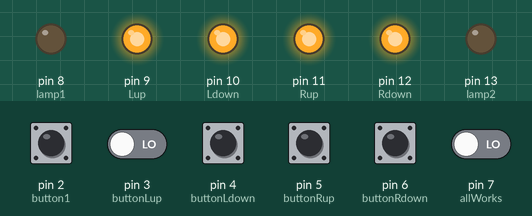
This sketch was run on a simulated Arduino Uno, built with avr-gcc and run on an emulated ATmega328P. On the bench: output pins drawn as LEDs (lit = HIGH). The test bench sets the inputs (shaded band); at power-on: pin 2 (button1), pin 3 (buttonLup), pin 4 (buttonLdown), pin 5 (buttonRup), pin 6 (buttonRdown), pin 7 (allWorks) LOW.

Above: at 1.2 s.
1.3 s: pin 2 (button1) pulled HIGH for 0.15 s
At 4.2 s:
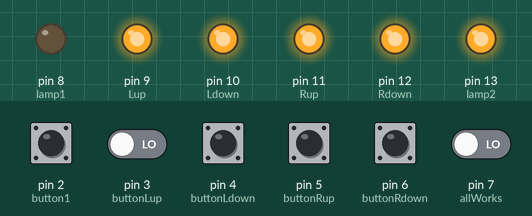
4.4 s: pin 2 (button1) driven HIGH and pin 3 (buttonLup) driven HIGH
7.4 s: pin 5 (buttonRup) pulled HIGH for 1 s
At 9.7 s:
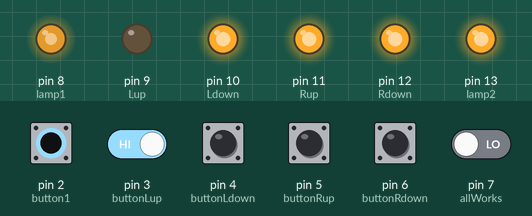
10.4 s: pin 3 (buttonLup) driven LOW
At 11.6 s:
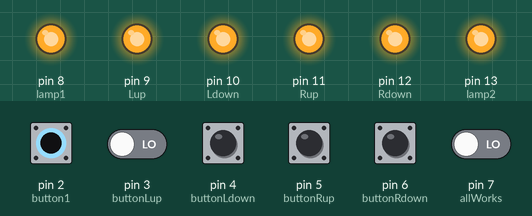
11.9 s: pin 4 (buttonLdown) pulled HIGH for 0.15 s
At 13.3 s:
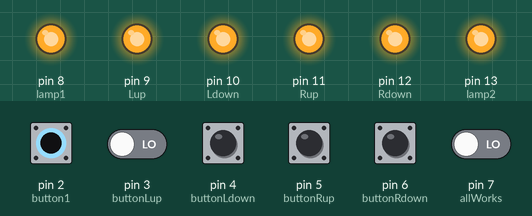
13.6 s: pin 6 (buttonRdown) pulled HIGH for 0.15 s
At 13.7 s:
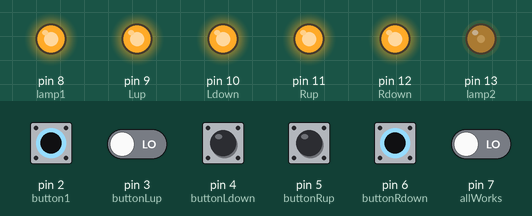
Timing chart, 0 to 16.3 s (numbered marks = the images above; inputs shaded):
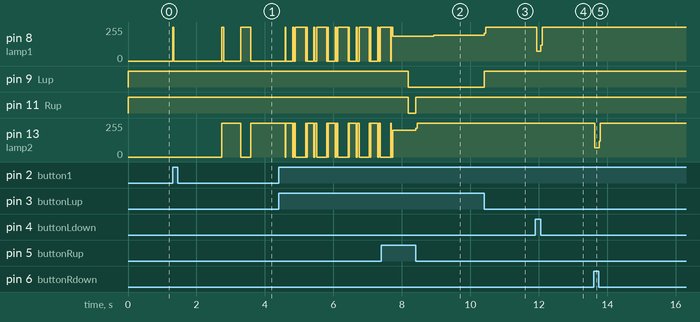

The sketch:

2.ino
```cpp
int lamp1 = 8;
int lamp2 = 13;

const int button1 = 2;
const int button2 = 1;
const int buttonLup = 3;
const int buttonLdown = 4;
const int buttonRup = 5;
const int buttonRdown = 6;

int button1State;
int button2State;
int allWorks = 7;
int Lup = 9;
int Ldown = 10;
int Rup = 11;
int Rdown = 12;

bool simulation = false;
bool uppermit = false;
bool downpermit = true;
bool zaedno = false;
bool stopTime = true;

int buttonPoslednoSustoianie_1 = LOW;
int buttonPoslednoSustoianie_2 = LOW;
int buttonPoslednoSustoianie_3 = LOW;
int buttonPoslednoSustoianie_4 = LOW;

long vremeIzchakvane = 500;
long poslednoVrermePrevkliuchvane_1 = 0;
long poslednoVrermePrevkliuchvane_2 = 0;
long poslednoVrermePrevkliuchvane_3 = 0;
long poslednoVrermePrevkliuchvane_4 = 0;

byte timerRun;
unsigned long startTime;
unsigned long endTime;
unsigned long duration;
unsigned long sumTime = 0;

void setup() {
  pinMode(lamp1, OUTPUT);
  pinMode(lamp2, OUTPUT);
  pinMode(button1, INPUT);
  pinMode(button2, INPUT);
  pinMode(buttonLup, INPUT);
  pinMode(buttonLdown, INPUT);
  pinMode(buttonRup, INPUT);
  pinMode(buttonRdown, INPUT);
  pinMode(Lup, OUTPUT);
  pinMode(Ldown, OUTPUT);
  pinMode(Rup, OUTPUT);
  pinMode(Rdown, OUTPUT);
  pinMode(allWorks, INPUT);

  digitalWrite(lamp1, LOW);
  digitalWrite(lamp2, LOW);
  digitalWrite(Lup, HIGH);
  digitalWrite(Ldown, HIGH);
  digitalWrite(Rup, HIGH);
  digitalWrite(Rdown, HIGH);
  digitalWrite(allWorks, LOW);

  Serial.begin(9600);

}

void loop() {

  int all = digitalRead(allWorks);
  if (all == HIGH) {
    simulation = true;
    uppermit = true;
    downpermit = true;
    zaedno = true;
  }

  button1State = digitalRead(button1);
  if (button1State == HIGH && !simulation) {
    digitalWrite(lamp1, HIGH);
    delay(40);
    digitalWrite(lamp1, LOW);
    delay(1400);
    digitalWrite(lamp1, HIGH);
    digitalWrite(lamp2, HIGH);
    delay(50);
    digitalWrite(lamp1, LOW);
    digitalWrite(lamp2, HIGH);
    delay(500);
    digitalWrite(lamp1, HIGH);
    digitalWrite(lamp2, LOW);
    delay(300);
    digitalWrite(lamp1, LOW);
    digitalWrite(lamp2, HIGH);
    delay(1000);
    digitalWrite(lamp1, HIGH);
    digitalWrite(lamp2, LOW);
    delay(20);
    digitalWrite(lamp1, LOW);
    digitalWrite(lamp2, HIGH);
    delay(200);
    digitalWrite(lamp1, HIGH);
    digitalWrite(lamp2, LOW);
    delay(30);
    digitalWrite(lamp1, LOW);
    digitalWrite(lamp2, HIGH);
    delay(50);
    digitalWrite(lamp1, HIGH);
    digitalWrite(lamp2, LOW);
    delay(300);
    digitalWrite(lamp1, LOW);
    digitalWrite(lamp2, HIGH);
    delay(20);
    digitalWrite(lamp1, HIGH);
    digitalWrite(lamp2, LOW);
    delay(20);
    digitalWrite(lamp1, LOW);
    digitalWrite(lamp2, HIGH);
    delay(200);
    digitalWrite(lamp1, HIGH);
    digitalWrite(lamp2, LOW);
    delay(30);
    digitalWrite(lamp1, LOW);
    digitalWrite(lamp2, HIGH);
    delay(50);
    digitalWrite(lamp1, HIGH);
    digitalWrite(lamp2, LOW);
    delay(300);
    digitalWrite(lamp1, LOW);
    digitalWrite(lamp2, HIGH);
    delay(20);
    digitalWrite(lamp1, HIGH);
    digitalWrite(lamp2, LOW);
    delay(20);
    digitalWrite(lamp1, LOW);
    digitalWrite(lamp2, HIGH);
    delay(200);
    digitalWrite(lamp1, HIGH);
    digitalWrite(lamp2, LOW);
    delay(30);
    digitalWrite(lamp1, LOW);
    digitalWrite(lamp2, HIGH);
    delay(50);
    digitalWrite(lamp1, HIGH);
    digitalWrite(lamp2, LOW);
    delay(300);
    digitalWrite(lamp1, LOW);
    digitalWrite(lamp2, HIGH);
    delay(20);
    digitalWrite(lamp1, HIGH);
    digitalWrite(lamp2, LOW);
    delay(20);
    digitalWrite(lamp1, LOW);
    digitalWrite(lamp2, HIGH);
    delay(200);
    digitalWrite(lamp1, HIGH);
    digitalWrite(lamp2, LOW);
    delay(30);
    digitalWrite(lamp1, LOW);
    digitalWrite(lamp2, HIGH);
    delay(50);
    digitalWrite(lamp1, HIGH);
    digitalWrite(lamp2, LOW);
    delay(300);
    digitalWrite(lamp1, LOW);
    digitalWrite(lamp2, HIGH);
    delay(20);
    digitalWrite(lamp1, HIGH);
    digitalWrite(lamp2, LOW);
    delay(20);
    digitalWrite(lamp1, LOW);
    digitalWrite(lamp2, HIGH);
    delay(200);
    digitalWrite(lamp1, HIGH);
    digitalWrite(lamp2, LOW);
    delay(30);
    digitalWrite(lamp1, LOW);
    digitalWrite(lamp2, HIGH);
    delay(50);
    digitalWrite(lamp1, HIGH);
    digitalWrite(lamp2, LOW);
    delay(300);
    digitalWrite(lamp1, LOW);
    digitalWrite(lamp2, HIGH);
    delay(20);
    digitalWrite(lamp1, HIGH);
    digitalWrite(lamp2, HIGH);
    simulation = true;
    uppermit = true;
    downpermit = true;
    timerRun = 0;
    sumTime = 0;
    }

    int reading_1 = digitalRead(buttonLup);
    int reading_2 = digitalRead(buttonLdown);
    int reading_3 = digitalRead(buttonRup);
    int reading_4 = digitalRead(buttonRdown);

/*
  if (timerRun == 0 && reading_2 == HIGH && reading_4 == HIGH && simulation) {
    startTime = millis();
    timerRun = 1;
    zaedno = true;
  }
  if (timerRun == 1 && reading_2 == LOW && reading_4 == LOW && simulation && stopTime) {
    endTime = millis();
    timerRun = 0;
    zaedno = false;
  duration = endTime - startTime;
  sumTime = sumTime + duration;
  Serial.print ("duration:");
  Serial.println (duration);
  Serial.print ("Time:");
  Serial.println (sumTime);
  if (sumTime > 10000) {
    uppermit = true;
    zaedno = true;
    stopTime = false;
  }
  }
*/

  if (uppermit && simulation) {

    if (reading_1 != buttonPoslednoSustoianie_1){
      poslednoVrermePrevkliuchvane_1 = millis();
    }
    if ((millis() - poslednoVrermePrevkliuchvane_1) > vremeIzchakvane) {
      if (reading_1 == HIGH) {
           digitalWrite(Lup, LOW);
      }
    }else {
      digitalWrite(Lup, HIGH);
         }
    buttonPoslednoSustoianie_1 = reading_1;

    if (reading_1 == HIGH) {
           digitalWrite(lamp1, LOW);
        } else {
      digitalWrite(lamp1, HIGH);
    }

    if (reading_3 != buttonPoslednoSustoianie_3){
      poslednoVrermePrevkliuchvane_3 = millis();
    }
    if ((millis() - poslednoVrermePrevkliuchvane_3) > vremeIzchakvane) {
      if (reading_3 == HIGH) {
           digitalWrite(Rup, LOW);
      }
    }else {
      digitalWrite(Rup, HIGH);
         }
    buttonPoslednoSustoianie_3 = reading_3;

    if (reading_3 == HIGH) {
           digitalWrite(lamp2, LOW);
        } else {
      digitalWrite(lamp2, HIGH);
    }
}

  if (simulation && downpermit) {
    if (reading_2 != buttonPoslednoSustoianie_2){
      poslednoVrermePrevkliuchvane_2 = millis();
    }
    if ((millis() - poslednoVrermePrevkliuchvane_2) > vremeIzchakvane) {
      if (reading_2 == HIGH) {
           digitalWrite(Ldown, LOW);
      }
    }else {
      digitalWrite(Ldown, HIGH);
         }
    buttonPoslednoSustoianie_2 = reading_2;

    if (reading_2 == HIGH) {
           digitalWrite(lamp1, LOW);
        } else {
      digitalWrite(lamp1, HIGH);
    }

    if (reading_4 != buttonPoslednoSustoianie_4){
      poslednoVrermePrevkliuchvane_4 = millis();
    }
    if ((millis() - poslednoVrermePrevkliuchvane_4) > vremeIzchakvane) {
      if (reading_4 == HIGH) {
           digitalWrite(Rdown, LOW);
      }
    }else {
      digitalWrite(Rdown, HIGH);
         }
    buttonPoslednoSustoianie_4 = reading_4;

    if (reading_4 == HIGH) {
           digitalWrite(lamp2, LOW);
        } else {
      digitalWrite(lamp2, HIGH);
    }
  }


     button2State = digitalRead(button2);
    /*
    Serial.println(button2State);
    delay(1);
    */
  if (button2State == HIGH) {
    downpermit = false;
  }else {
    downpermit = true;
  }

  }
```

Measured:
- after the input at 1.3 s, pin 8 (lamp1): 0/255 → 255/255 after 2.0 s, → 0/255 0.30 s later; pin 13 (lamp2): 0/255 → 255/255 after 1.4 s, → 0/255 0.55 s later, → 255/255 0.30 s later
- after the input at 7.4 s, pin 11 (Rup): HIGH → LOW after 0.79 s, → HIGH 0.21 s later
- after the input at 10.4 s, pin 8 (lamp1): 192/255 → 255/255 at once; pin 9 (Lup): LOW → HIGH at once
- after the input at 11.9 s, pin 8 (lamp1): 255/255 → 74/255 at once, → 255/255 0.12 s later
- after the input at 13.6 s, pin 13 (lamp2): 255/255 → 71/255 at once, → 255/255 0.12 s later
